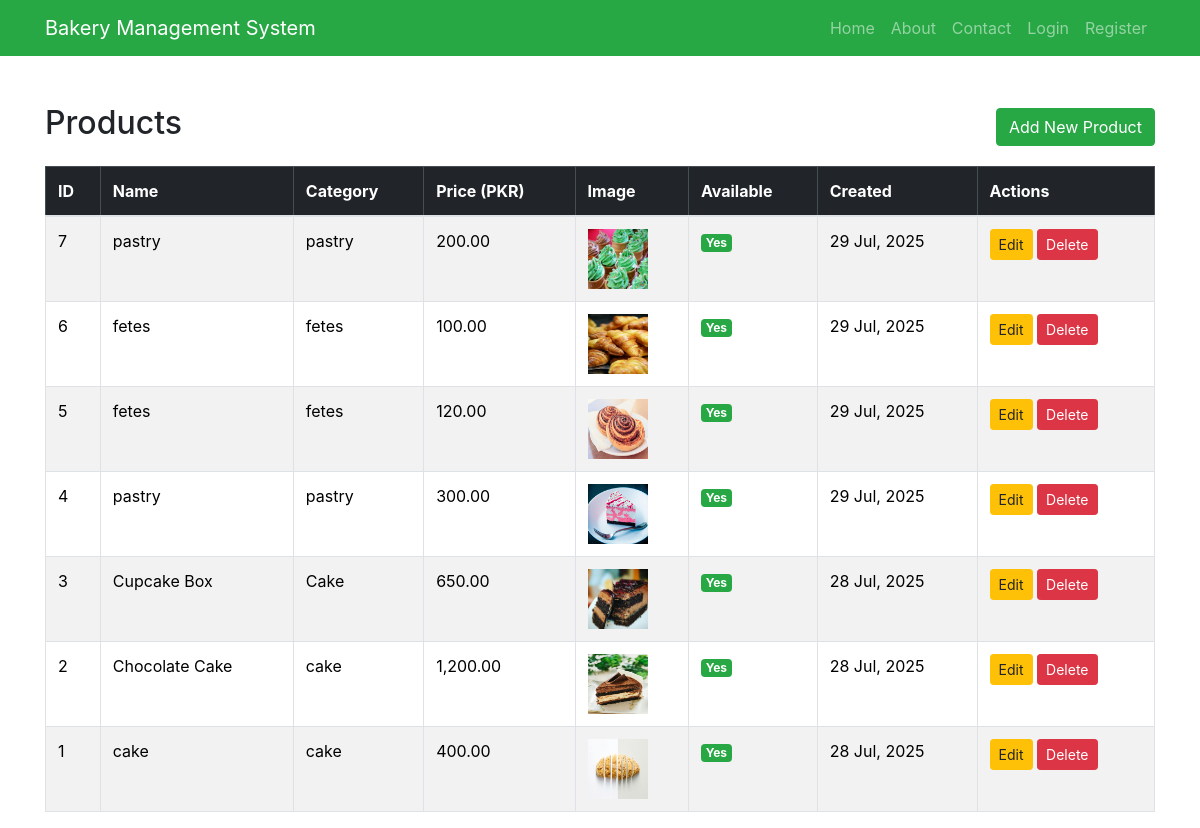
/dashboard/products/index.php, run on the app's committed database.
### tables this page shows
CREATE TABLE `products` (
  `product_id` int(11) NOT NULL,
  `name` varchar(100) NOT NULL,
  `description` text DEFAULT NULL,
  `category` varchar(50) DEFAULT NULL,
  `price` decimal(10,2) NOT NULL,
  `image` varchar(255) DEFAULT NULL,
  `is_available` tinyint(1) DEFAULT 1,
  `created_at` timestamp NOT NULL DEFAULT current_timestamp()
);

### dashboard/products/index.php (the view, shortened to what this page needs)
<?php
$baseURL = '/bakery';
$projectRoot = $_SERVER['DOCUMENT_ROOT'] . $baseURL;
require_once $projectRoot . '/header.php';
$sql = "SELECT product_id, name, description, category, price, image, is_available, created_at FROM products ORDER BY created_at DESC";
$result = $conn->query($sql);
?>
<div class="container mt-5">
    <div class="d-flex justify-content-between align-items-center mb-3">
        <h2>Products</h2>
        <a href="add.php" class="btn btn-success">Add New Product</a>
    </div>
    <table class="table table-striped table-bordered">
        <thead class="table-dark">
            <tr>
                <th>ID</th>
                <th>Name</th>
                <th>Category</th>
                <th>Price (PKR)</th>
                <th>Image</th>
                <th>Available</th>
                <th>Created</th>
                <th>Actions</th>
            </tr>
        </thead>
        <tbody>
            <?php while ($row = $result->fetch_assoc()): ?>
                <tr>
                    <td><?= $row['product_id'] ?></td>
                    <td><?= htmlspecialchars($row['name']) ?></td>
                    <td><?= htmlspecialchars($row['category']) ?></td>
                    <td><?= number_format($row['price'], 2) ?></td>
                    <td>
                        <?php if (!empty($row['image'])): ?>
                            <img src="../../uploads/<?= htmlspecialchars($row['image']) ?>" alt="Image" width="60" height="60">
                        <?php else: ?>
                            N/A
                        <?php endif; ?>
                    </td>
                    <td>
                        <?= $row['is_available'] ? '<span class="badge bg-success">Yes</span>' : '<span class="badge bg-secondary">No</span>' ?>
                    </td>
                    <td><?= date("d M, Y", strtotime($row['created_at'])) ?></td>
                    <td>
                        <a href="edit.php?id=<?= $row['product_id'] ?>" class="btn btn-sm btn-warning">Edit</a>
                        <a href="delete.php?id=<?= $row['product_id'] ?>" class="btn btn-sm btn-danger" onclick="return confirm('Are you sure you want to delete this product?')">Delete</a>
                    </td>
                </tr>
            <?php endwhile; ?>
        </tbody>
    </table>
</div>

### data on the page
products: product_id "7", name "pastry", category "pastry", price "200.00", image (picture), is_available "Yes", created_at "29 Jul, 2025"
products: product_id "6", name "fetes", category "fetes", price "100.00", image (picture), is_available "Yes", created_at "29 Jul, 2025"
products: product_id "5", name "fetes", category "fetes", price "120.00", image (picture), is_available "Yes", created_at "29 Jul, 2025"
products: product_id "4", name "pastry", category "pastry", price "300.00", image (picture), is_available "Yes", created_at "29 Jul, 2025"
products: product_id "3", name "Cupcake Box", category "Cake", price "650.00", image (picture), is_available "Yes", created_at "28 Jul, 2025"
products: product_id "2", name "Chocolate Cake", category "cake", price "1,200.00", image (picture), is_available "Yes", created_at "28 Jul, 2025"
products: product_id "1", name "cake", category "cake", price "400.00", image (picture), is_available "Yes", created_at "28 Jul, 2025"
